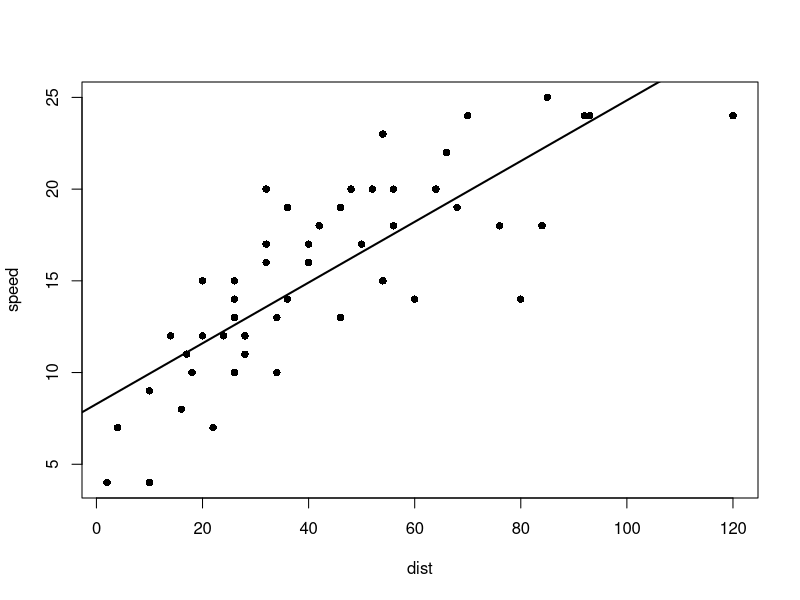

Recreate this plot in R.
## ---- chunk 1
data(cars)
with(cars,plot(speed~dist,pch=16))
# add line 
with(cars, abline(lm(speed~dist),lwd=2))
## ---- chunk 2
print(lm(cars$speed ~ cars$dist))
